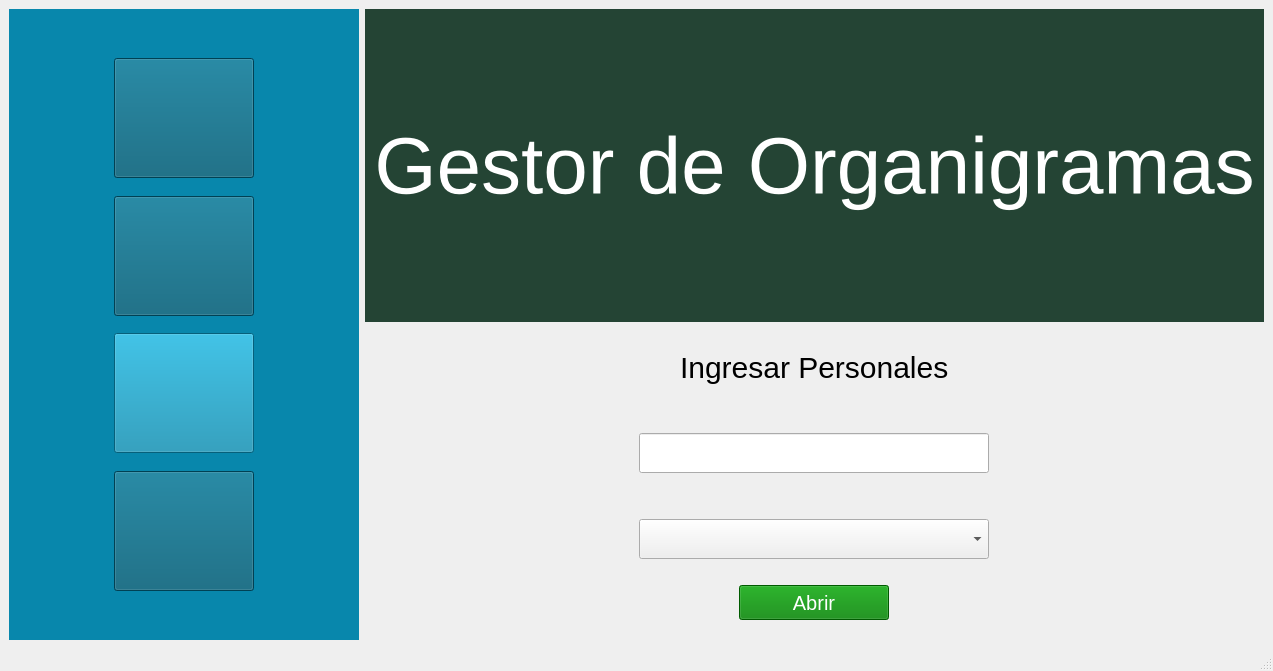
<?xml version="1.0" encoding="UTF-8"?>
<ui version="4.0">
 <class>MainWindow</class>
 <widget class="QMainWindow" name="MainWindow">
  <property name="geometry">
   <rect>
    <x>0</x>
    <y>0</y>
    <width>1257</width>
    <height>671</height>
   </rect>
  </property>
  <property name="sizePolicy">
   <sizepolicy hsizetype="Preferred" vsizetype="Preferred">
    <horstretch>0</horstretch>
    <verstretch>0</verstretch>
   </sizepolicy>
  </property>
  <property name="windowTitle">
   <string>MainWindow</string>
  </property>
  <widget class="QWidget" name="centralwidget">
   <layout class="QGridLayout" name="gridLayout">
    <item row="1" column="1">
     <layout class="QVBoxLayout" name="verticalLayout_2">
      <property name="topMargin">
       <number>0</number>
      </property>
      <property name="bottomMargin">
       <number>20</number>
      </property>
      <item alignment="Qt::AlignHCenter|Qt::AlignVCenter">
       <widget class="QLabel" name="label_2">
        <property name="styleSheet">
         <string notr="true">font-size:30px</string>
        </property>
        <property name="text">
         <string>Ingresar Personales</string>
        </property>
       </widget>
      </item>
      <item alignment="Qt::AlignHCenter|Qt::AlignVCenter">
       <widget class="QLineEdit" name="lineEdit_2">
        <property name="minimumSize">
         <size>
          <width>350</width>
          <height>40</height>
         </size>
        </property>
        <property name="maximumSize">
         <size>
          <width>16777215</width>
          <height>16777215</height>
         </size>
        </property>
        <property name="styleSheet">
         <string notr="true">font-size:20px</string>
        </property>
       </widget>
      </item>
      <item alignment="Qt::AlignHCenter|Qt::AlignVCenter">
       <widget class="QComboBox" name="comboBox">
        <property name="sizePolicy">
         <sizepolicy hsizetype="Expanding" vsizetype="Fixed">
          <horstretch>0</horstretch>
          <verstretch>0</verstretch>
         </sizepolicy>
        </property>
        <property name="minimumSize">
         <size>
          <width>350</width>
          <height>40</height>
         </size>
        </property>
        <property name="styleSheet">
         <string notr="true">font-size:20px</string>
        </property>
       </widget>
      </item>
      <item>
       <layout class="QGridLayout" name="gridLayout_2" rowstretch="0">
        <property name="sizeConstraint">
         <enum>QLayout::SetDefaultConstraint</enum>
        </property>
        <property name="leftMargin">
         <number>150</number>
        </property>
        <property name="rightMargin">
         <number>150</number>
        </property>
        <property name="horizontalSpacing">
         <number>0</number>
        </property>
        <item row="0" column="0">
         <widget class="QPushButton" name="pushButton">
          <property name="sizePolicy">
           <sizepolicy hsizetype="Fixed" vsizetype="Fixed">
            <horstretch>0</horstretch>
            <verstretch>0</verstretch>
           </sizepolicy>
          </property>
          <property name="minimumSize">
           <size>
            <width>150</width>
            <height>35</height>
           </size>
          </property>
          <property name="cursor">
           <cursorShape>PointingHandCursor</cursorShape>
          </property>
          <property name="styleSheet">
           <string notr="true">font-size:20px;background-color:green;color:white</string>
          </property>
          <property name="text">
           <string>Abrir</string>
          </property>
         </widget>
        </item>
       </layout>
      </item>
     </layout>
    </item>
    <item row="0" column="0" rowspan="2">
     <layout class="QVBoxLayout" name="verticalLayout_7">
      <item>
       <widget class="QFrame" name="horizontalFrame">
        <property name="enabled">
         <bool>true</bool>
        </property>
        <property name="sizePolicy">
         <sizepolicy hsizetype="Preferred" vsizetype="Preferred">
          <horstretch>0</horstretch>
          <verstretch>0</verstretch>
         </sizepolicy>
        </property>
        <property name="minimumSize">
         <size>
          <width>350</width>
          <height>550</height>
         </size>
        </property>
        <property name="maximumSize">
         <size>
          <width>300</width>
          <height>16777215</height>
         </size>
        </property>
        <property name="layoutDirection">
         <enum>Qt::LeftToRight</enum>
        </property>
        <property name="autoFillBackground">
         <bool>false</bool>
        </property>
        <property name="styleSheet">
         <string notr="true">background-color:#0887ac</string>
        </property>
        <property name="frameShape">
         <enum>QFrame::NoFrame</enum>
        </property>
        <layout class="QHBoxLayout" name="verticalLayout_5">
         <property name="spacing">
          <number>0</number>
         </property>
         <property name="sizeConstraint">
          <enum>QLayout::SetDefaultConstraint</enum>
         </property>
         <property name="leftMargin">
          <number>0</number>
         </property>
         <property name="topMargin">
          <number>0</number>
         </property>
         <property name="rightMargin">
          <number>0</number>
         </property>
         <property name="bottomMargin">
          <number>0</number>
         </property>
         <item>
          <layout class="QVBoxLayout" name="verticalLayout_3">
           <property name="spacing">
            <number>0</number>
           </property>
           <property name="sizeConstraint">
            <enum>QLayout::SetMaximumSize</enum>
           </property>
           <property name="leftMargin">
            <number>0</number>
           </property>
           <property name="topMargin">
            <number>40</number>
           </property>
           <property name="rightMargin">
            <number>0</number>
           </property>
           <property name="bottomMargin">
            <number>40</number>
           </property>
           <item alignment="Qt::AlignHCenter|Qt::AlignVCenter">
            <widget class="QPushButton" name="pushButton_9">
             <property name="sizePolicy">
              <sizepolicy hsizetype="Minimum" vsizetype="Expanding">
               <horstretch>0</horstretch>
               <verstretch>0</verstretch>
              </sizepolicy>
             </property>
             <property name="minimumSize">
              <size>
               <width>140</width>
               <height>120</height>
              </size>
             </property>
             <property name="maximumSize">
              <size>
               <width>400</width>
               <height>400</height>
              </size>
             </property>
             <property name="cursor">
              <cursorShape>PointingHandCursor</cursorShape>
             </property>
             <property name="mouseTracking">
              <bool>false</bool>
             </property>
             <property name="tabletTracking">
              <bool>false</bool>
             </property>
             <property name="focusPolicy">
              <enum>Qt::StrongFocus</enum>
             </property>
             <property name="layoutDirection">
              <enum>Qt::LeftToRight</enum>
             </property>
             <property name="styleSheet">
              <string notr="true">image: url(:/crear organigrama/iconos/abrir-agregar-carpeta.png);background-color:#005B75</string>
             </property>
             <property name="text">
              <string/>
             </property>
            </widget>
           </item>
           <item alignment="Qt::AlignHCenter|Qt::AlignVCenter">
            <widget class="QPushButton" name="pushButton_10">
             <property name="sizePolicy">
              <sizepolicy hsizetype="Minimum" vsizetype="Expanding">
               <horstretch>0</horstretch>
               <verstretch>0</verstretch>
              </sizepolicy>
             </property>
             <property name="minimumSize">
              <size>
               <width>140</width>
               <height>120</height>
              </size>
             </property>
             <property name="maximumSize">
              <size>
               <width>400</width>
               <height>400</height>
              </size>
             </property>
             <property name="cursor">
              <cursorShape>PointingHandCursor</cursorShape>
             </property>
             <property name="styleSheet">
              <string notr="true">image: url(:/crear organigrama/iconos/carpeta-abierta.png);background-color:#005B75</string>
             </property>
             <property name="text">
              <string/>
             </property>
            </widget>
           </item>
           <item alignment="Qt::AlignHCenter|Qt::AlignVCenter">
            <widget class="QPushButton" name="pushButton_11">
             <property name="sizePolicy">
              <sizepolicy hsizetype="Minimum" vsizetype="Expanding">
               <horstretch>0</horstretch>
               <verstretch>0</verstretch>
              </sizepolicy>
             </property>
             <property name="minimumSize">
              <size>
               <width>140</width>
               <height>120</height>
              </size>
             </property>
             <property name="maximumSize">
              <size>
               <width>400</width>
               <height>400</height>
              </size>
             </property>
             <property name="cursor">
              <cursorShape>PointingHandCursor</cursorShape>
             </property>
             <property name="styleSheet">
              <string notr="true">image: url(:/crear organigrama/iconos/Organigrama/grupo-de-usuarios.png)</string>
             </property>
             <property name="text">
              <string/>
             </property>
            </widget>
           </item>
           <item alignment="Qt::AlignHCenter|Qt::AlignVCenter">
            <widget class="QPushButton" name="pushButton_12">
             <property name="sizePolicy">
              <sizepolicy hsizetype="Minimum" vsizetype="Expanding">
               <horstretch>0</horstretch>
               <verstretch>0</verstretch>
              </sizepolicy>
             </property>
             <property name="minimumSize">
              <size>
               <width>140</width>
               <height>120</height>
              </size>
             </property>
             <property name="maximumSize">
              <size>
               <width>400</width>
               <height>400</height>
              </size>
             </property>
             <property name="cursor">
              <cursorShape>PointingHandCursor</cursorShape>
             </property>
             <property name="styleSheet">
              <string notr="true">image: url(:/crear organigrama/iconos/archivo-pdf.png);background-color:#005B75</string>
             </property>
             <property name="text">
              <string/>
             </property>
            </widget>
           </item>
          </layout>
         </item>
        </layout>
       </widget>
      </item>
     </layout>
    </item>
    <item row="0" column="1">
     <layout class="QHBoxLayout" name="horizontalLayout_2">
      <item>
       <widget class="QFrame" name="verticalFrame">
        <property name="sizePolicy">
         <sizepolicy hsizetype="Expanding" vsizetype="Preferred">
          <horstretch>0</horstretch>
          <verstretch>0</verstretch>
         </sizepolicy>
        </property>
        <property name="minimumSize">
         <size>
          <width>0</width>
          <height>250</height>
         </size>
        </property>
        <property name="maximumSize">
         <size>
          <width>16777215</width>
          <height>16777215</height>
         </size>
        </property>
        <property name="styleSheet">
         <string notr="true">background-color:#244434</string>
        </property>
        <layout class="QVBoxLayout" name="verticalLayout_4">
         <item>
          <widget class="QLabel" name="label_11">
           <property name="sizePolicy">
            <sizepolicy hsizetype="Expanding" vsizetype="Preferred">
             <horstretch>0</horstretch>
             <verstretch>0</verstretch>
            </sizepolicy>
           </property>
           <property name="maximumSize">
            <size>
             <width>100000</width>
             <height>100000</height>
            </size>
           </property>
           <property name="styleSheet">
            <string notr="true">font-size:80px;color:white;text-align:center;</string>
           </property>
           <property name="text">
            <string>Gestor de Organigramas</string>
           </property>
           <property name="alignment">
            <set>Qt::AlignCenter</set>
           </property>
          </widget>
         </item>
        </layout>
       </widget>
      </item>
     </layout>
    </item>
   </layout>
  </widget>
  <widget class="QStatusBar" name="statusbar"/>
 </widget>
 <resources>
  <include location="crear.qrc"/>
 </resources>
 <connections/>
</ui>
